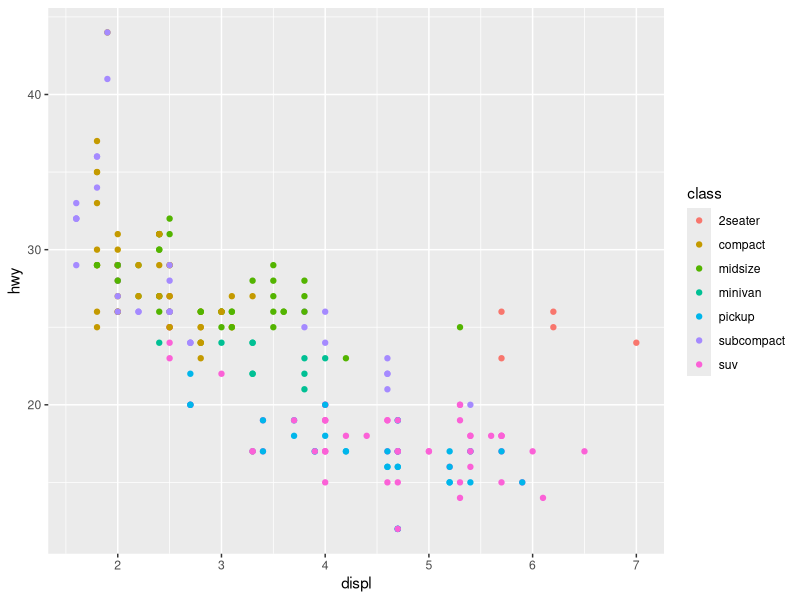
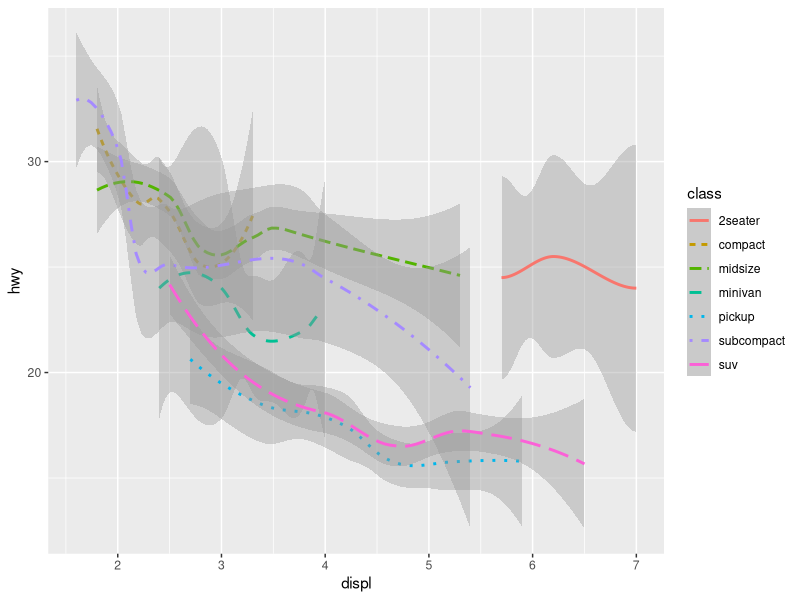

Generate these figures, in order, with R:
#plotting with ggplot2
library(tidyverse)
summary(mpg)
head(mpg)
ggplot(data = mpg) + 
  geom_point(mapping = aes(x = displ, y = hwy, color = class))
ggplot(data = mpg) + 
  geom_smooth(mapping = aes(x = displ, y = hwy, linetype = class, color = class))
